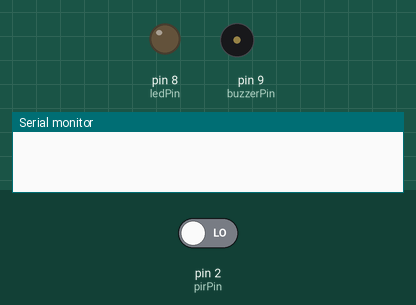
A sketch run on a simulated Arduino Uno, built with avr-gcc and run on an emulated ATmega328P. On the bench: output pins drawn as LEDs (lit = HIGH), buzzer (waves = sounding, pin HIGH), the last lines printed to the serial monitor. The inputs (shaded band) are chosen by the test bench; at power-on: pin 2 (pirPin) LOW.

Above: at 1.8 s.
1.9 s: pin 2 (pirPin) driven HIGH
At 3.0 s:
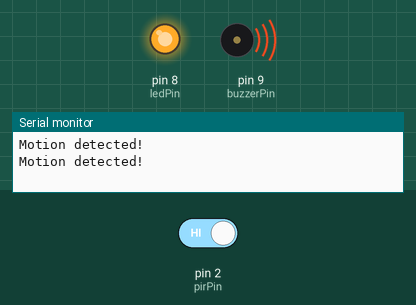
3.5 s: pin 2 (pirPin) driven LOW
At 4.2 s:
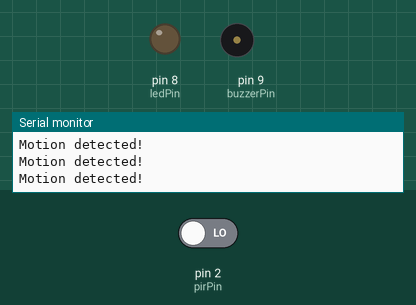
Timing chart, 0 to 6.5 s (numbered marks = the images above; inputs shaded):
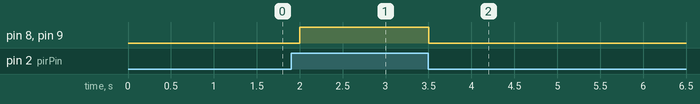

Measured:
- after the input at 1.9 s, pin 8 (ledPin), pin 9 (buzzerPin): LOW → HIGH after 0.10 s
- after the input at 3.5 s, pin 8 (ledPin), pin 9 (buzzerPin): HIGH → LOW at once

The sketch:

Project3.ino
```cpp
// Declare variables for pins
int pirPin = 2;
int ledPin = 8;
int buzzerPin = 9;

void setup() {
  pinMode(pirPin, INPUT);
  pinMode(ledPin, OUTPUT);
  pinMode(buzzerPin, OUTPUT);
//Initialize serial monitor
  Serial.begin(9600);
}
void loop() {
// Read PIR sensor
  int motion = digitalRead(pirPin);
// When motion is detected
  if (motion == HIGH) {
    digitalWrite(ledPin, HIGH);
    digitalWrite(buzzerPin, HIGH);
// Print on serial monitor
    Serial.println("Motion detected!");
  } else {
    digitalWrite(ledPin, LOW);
    digitalWrite(buzzerPin, LOW);
  }
  delay(500);
}
```
